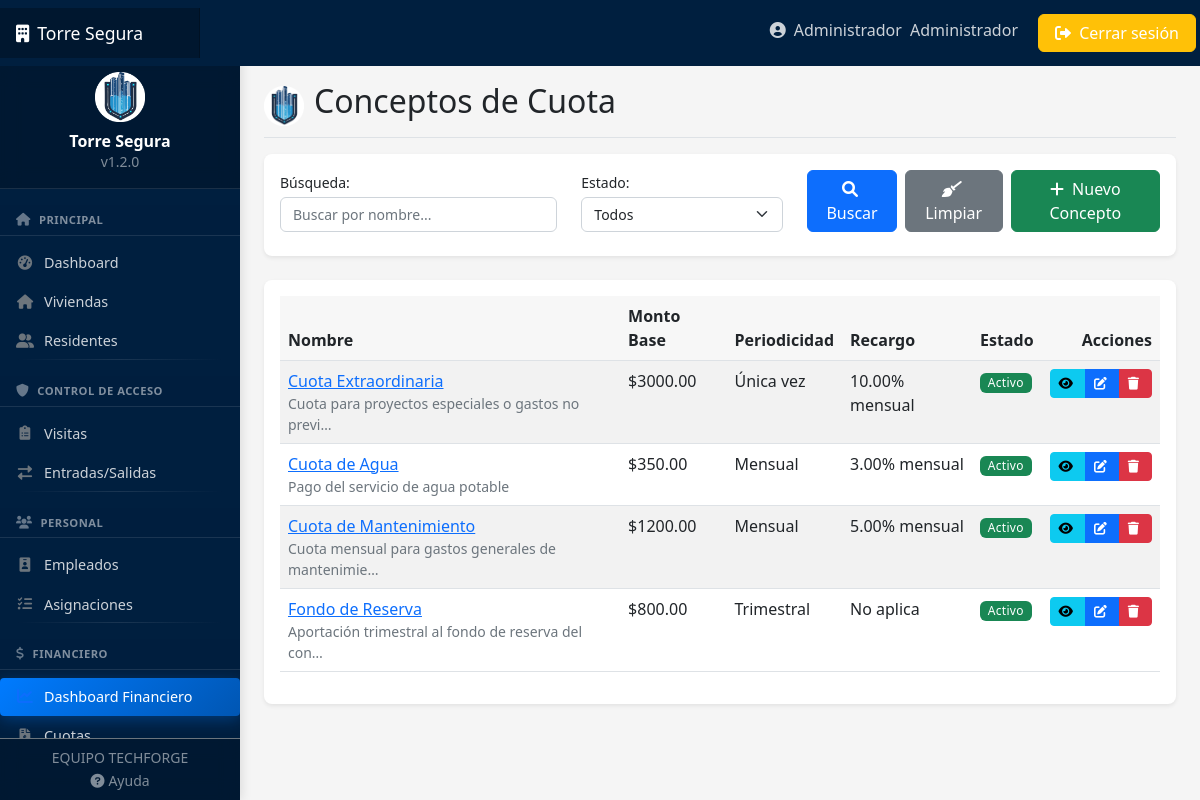
/financiero/conceptos/ (signed in), run on the app's committed database.
### usuarios/models.py (models this page shows, shortened)
class Usuario(AbstractUser):
    TIPOS_DOCUMENTO = [
        ('DNI', 'DNI'),
        ('PASAPORTE', 'Pasaporte'),
        ('CEDULA', 'Cédula'),
    ]
    rol = models.ForeignKey(Rol, on_delete=models.SET_NULL, null=True, related_name='usuarios')
    telefono = models.CharField(max_length=15, blank=True)
    tipo_documento = models.CharField(max_length=10, choices=TIPOS_DOCUMENTO, default='DNI')
    numero_documento = models.CharField(max_length=20, blank=True)
    foto = models.ImageField(upload_to='usuarios/', blank=True, null=True)
    email_confirmado = models.BooleanField(default=False)

class Rol(models.Model):
    nombre = models.CharField(max_length=50)
    descripcion = models.TextField(blank=True)
    def __str__(self):
        return self.nombre

### financiero/models.py (models this page shows, shortened)
class ConceptoCuota(models.Model):
    PERIODICIDAD_CHOICES = [
        ('MENSUAL', 'Mensual'),
        ('BIMESTRAL', 'Bimestral'),
        ('TRIMESTRAL', 'Trimestral'),
        ('SEMESTRAL', 'Semestral'),
        ('ANUAL', 'Anual'),
        ('UNICA', 'Única vez'),
    ]
    nombre = models.CharField(max_length=100)
    descripcion = models.TextField(blank=True)
    monto_base = models.DecimalField(max_digits=10, decimal_places=2, validators=[MinValueValidator(0)])
    periodicidad = models.CharField(max_length=15, choices=PERIODICIDAD_CHOICES, default='MENSUAL')
    aplica_recargo = models.BooleanField(default=True, help_text="Indica si se aplican recargos por mora")
    porcentaje_recargo = models.DecimalField(max_digits=5, decimal_places=2, default=0, validators=[MinValueValidator(0)],
                                           help_text="Porcentaje de recargo mensual por pago tardío")
    activo = models.BooleanField(default=True)
    class Meta:
        verbose_name = "Concepto de Cuota"
        verbose_name_plural = "Conceptos de Cuotas"
        ordering = ['nombre']

### financiero/views.py (the view)
# urls.py: path('conceptos/', views.ConceptoCuotaListView.as_view(), name='concepto-list'),
class ConceptoCuotaListView(LoginRequiredMixin, AccesoWebPermitidoMixin, ListView):
    model = ConceptoCuota
    template_name = 'financiero/concepto_list.html'
    context_object_name = 'conceptos'
    def get_queryset(self):
        queryset = super().get_queryset()
        search = self.request.GET.get('search', '')
        if search:
            queryset = queryset.filter(
                Q(nombre__icontains=search) |
                Q(descripcion__icontains=search)
            )
        activo = self.request.GET.get('activo')
        if activo == 'true':
            queryset = queryset.filter(activo=True)
        elif activo == 'false':
            queryset = queryset.filter(activo=False)
        return queryset
    def get_context_data(self, **kwargs):
        context = super().get_context_data(**kwargs)
        context['search'] = self.request.GET.get('search', '')
        context['activo'] = self.request.GET.get('activo', '')
        return context

### usuarios/views.py (called while the page is built)
def tiene_acceso_web(user):
    return (
        user.is_authenticated and
        hasattr(user, 'rol') and
        user.rol is not None and
        user.rol.nombre in ['Administrador', 'Gerente']
    )

    def test_func(self):
        return tiene_acceso_web(self.request.user)

### templates/financiero/concepto_list.html (shortened to what this page needs)
{% extends 'base.html' %}
{% load static %}
{% block header %}Conceptos de Cuota{% endblock %}
{% block content %}
<div class="card mb-4">
    <div class="card-body">
        <form method="get" class="row align-items-end">
            <div class="col-md-4 mb-2">
                <label for="searchInput" class="form-label">Búsqueda:</label>
                <input type="text" class="form-control" id="searchInput" name="search" value="{{ search }}" placeholder="Buscar por nombre...">
            </div>
            <div class="col-md-3 mb-2">
                <label for="activoSelect" class="form-label">Estado:</label>
                <select class="form-select" id="activoSelect" name="activo">
                    <option value="">Todos</option>
                </select>
            </div>
            <div class="col-md-5 mb-2 d-flex">
                <button type="submit" class="btn btn-primary me-2">
                    <i class="fas fa-search"></i> Buscar
                </button>
                <a href="{% url 'concepto-list' %}" class="btn btn-secondary me-2">
                    <i class="fas fa-broom"></i> Limpiar
                </a>
                <a href="{% url 'concepto-create' %}" class="btn btn-success ms-auto">
                    <i class="fas fa-plus"></i> Nuevo Concepto
                </a>
            </div>
        </form>
    </div>
</div>
<div class="card">
    <div class="card-body">
        {% if conceptos %}
        <div class="table-responsive">
            <table class="table table-striped table-hover">
                <thead>
                    <tr>
                        <th>Nombre</th>
                        <th>Monto Base</th>
                        <th>Periodicidad</th>
                        <th>Recargo</th>
                        <th>Estado</th>
                        <th class="text-end">Acciones</th>
                    </tr>
                </thead>
                <tbody>
                    {% for concepto in conceptos %}
                    <tr {% if not concepto.activo %}class="table-secondary"{% endif %}>
                        <td>
                            <a href="{% url 'concepto-detail' concepto.id %}">{{ concepto.nombre }}</a>
                            {% if concepto.descripcion %}
                            <div class="small text-muted">{{ concepto.descripcion|truncatechars:50 }}</div>
                            {% endif %}
                        </td>
                        <td>${{ concepto.monto_base|floatformat:2 }}</td>
                        <td>{{ concepto.get_periodicidad_display }}</td>
                        <td>
                            {% if concepto.aplica_recargo %}
                            {{ concepto.porcentaje_recargo }}% mensual
                            {% else %}
                            No aplica
                            {% endif %}
                        </td>
                        <td>
                            {% if concepto.activo %}
                            <span class="badge bg-success">Activo</span>
                            {% else %}
                            <span class="badge bg-secondary">Inactivo</span>
                            {% endif %}
                        </td>
                        <td class="text-end">
                            <div class="btn-group">
                                <a href="{% url 'concepto-detail' concepto.id %}" class="btn btn-sm btn-info" title="Ver detalle">
                                    <i class="fas fa-eye"></i>
                                </a>
                                <a href="{% url 'concepto-update' concepto.id %}" class="btn btn-sm btn-primary" title="Editar">
                                    <i class="fas fa-edit"></i>
                                </a>
                                <a href="{% url 'concepto-delete' concepto.id %}" class="btn btn-sm btn-danger" title="Eliminar">
                                    <i class="fas fa-trash"></i>
                                </a>
                            </div>
                        </td>
                    </tr>
                    {% endfor %}
                </tbody>
            </table>
        </div>
        {% endif %}
    </div>
</div>
{% endblock %}

### templates/navbar.html (shortened to what this page needs)
<header class="navbar navbar-dark sticky-top" style="background-color: #001f3f; flex-md-nowrap; p-0; shadow">
    <a class="navbar-brand col-md-3 col-lg-2 me-0 px-3 d-flex align-items-center" href="{% url 'dashboard' %}">
        <span class="d-none d-md-inline"><i class="fas fa-building me-2"></i></span>
        Torre Segura
    </a>
    <div class="navbar-nav ms-auto">
        <div class="nav-item text-nowrap d-none d-md-flex">
            <a class="nav-link p-2 mx-2" href="{% url 'perfil' %}">
                <i class="fas fa-user-circle"></i>
                <span class="ms-1 d-none d-lg-inline">{{ user.first_name|default:user.username }}</span>
                <span class="ms-1 d-none d-lg-inline">{{ user.rol|default:user.rol }}</span>
            </a>
            <a class="btn btn-warning text-white px-3 m-1" href="{% url 'logout' %}">
                <i class="fas fa-sign-out-alt"></i>
                <span class="d-none d-lg-inline">Cerrar sesión</span>
            </a>
        </div>
    </div>
</header>

### static/css/style.css (style rules this page uses)
:root { --primary-color: #0d6efd; --secondary-color: #6c757d; --success-color: #198754; --danger-color: #dc3545; --warning-color: #ffc107; --info-color: #0dcaf0; --light-color: #f8f9fa; --dark-color: #212529; --sidebar-width: 240px; --navbar-height: 56px; }
body { font-family: 'Segoe UI', Tahoma, Geneva, Verdana, sans-serif; background-color: #f5f5f5; }
.navbar-brand { padding-top: .75rem; padding-bottom: .75rem; font-size: 1.1rem; background-color: rgba(0, 0, 0, .25); box-shadow: inset -1px 0 0 rgba(0, 0, 0, .25); }
.navbar-dark .navbar-nav .nav-link { color: rgba(255, 255, 255, .8); }
.card { margin-bottom: 1.5rem; border: none; box-shadow: 0 0.125rem 0.25rem rgba(0, 0, 0, 0.075); transition: all 0.3s ease; border-radius: 0.5rem; }
.badge { font-weight: 500; padding: .5em .7em; }
.table > :not(:last-child) > :last-child > * { border-bottom-color: inherit; }
.table th { font-weight: 600; background-color: rgba(0, 0, 0, 0.03); }
.btn { font-weight: 500; border-radius: 0.375rem; }
.btn i { margin-right: 0.25rem; }
.btn-sm { font-size: 0.8rem; border-radius: 0.25rem; }

### static/css/responsive.css (style rules this page uses)
.table-responsive { overflow-x: auto; -webkit-overflow-scrolling: touch; }
.badge { font-weight: 500; padding: 0.35em 0.65em; letter-spacing: 0.025em; }
.form-control, .form-select { font-size: 0.875rem; height: calc(1.5em + 0.75rem + 2px); }
label.form-label { font-weight: 500; margin-bottom: 0.25rem; font-size: 0.875rem; }
.btn, .card, .nav-link, .form-control, .form-select { transition: all 0.2s ease; }

### data on the page
Usuario: first_name "Administrador", rol "Administrador"
ConceptoCuota: nombre "Cuota Extraordinaria", descripcion "Cuota para proyectos especiales o gastos no previ…", monto_base "3000.00", periodicidad "Única vez", porcentaje_recargo "10.00", activo "Activo"
ConceptoCuota: nombre "Cuota de Agua", descripcion "Pago del servicio de agua potable", monto_base "350.00", periodicidad "Mensual", porcentaje_recargo "3.00", activo "Activo"
ConceptoCuota: nombre "Cuota de Mantenimiento", descripcion "Cuota mensual para gastos generales de mantenimie…", monto_base "1200.00", periodicidad "Mensual", porcentaje_recargo "5.00", activo "Activo"
ConceptoCuota: nombre "Fondo de Reserva", descripcion "Aportación trimestral al fondo de reserva del con…", monto_base "800.00", periodicidad "Trimestral", aplica_recargo "No aplica", activo "Activo"
